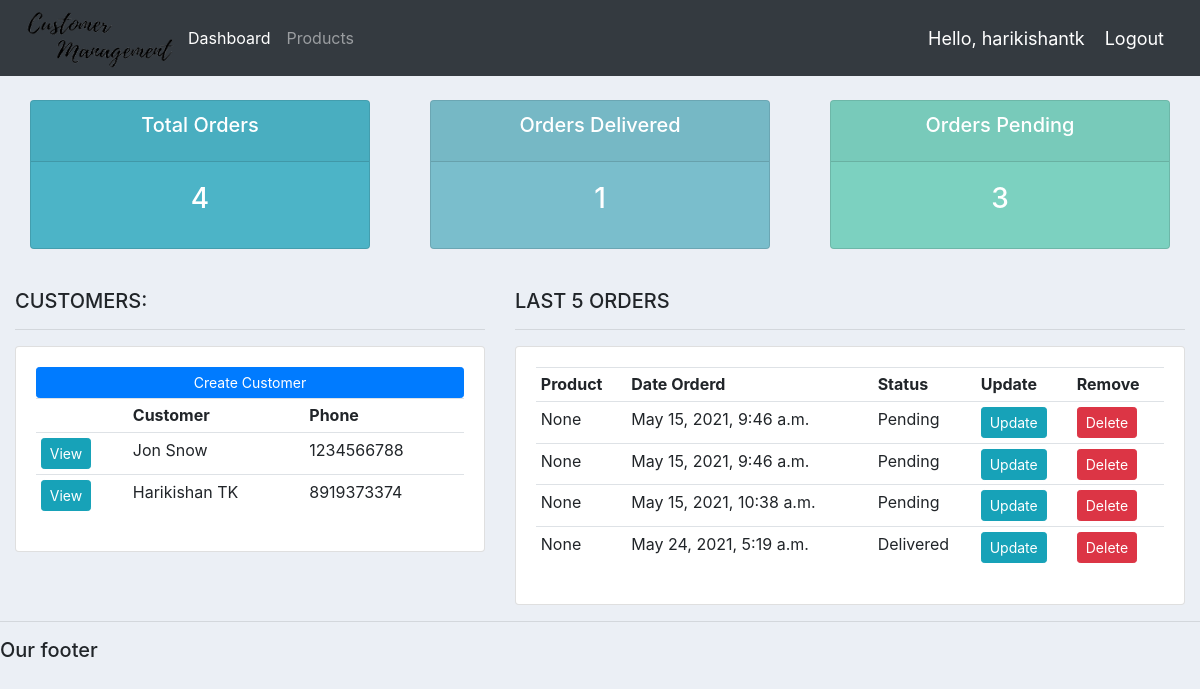
Page / (signed in) on the earlier database version.
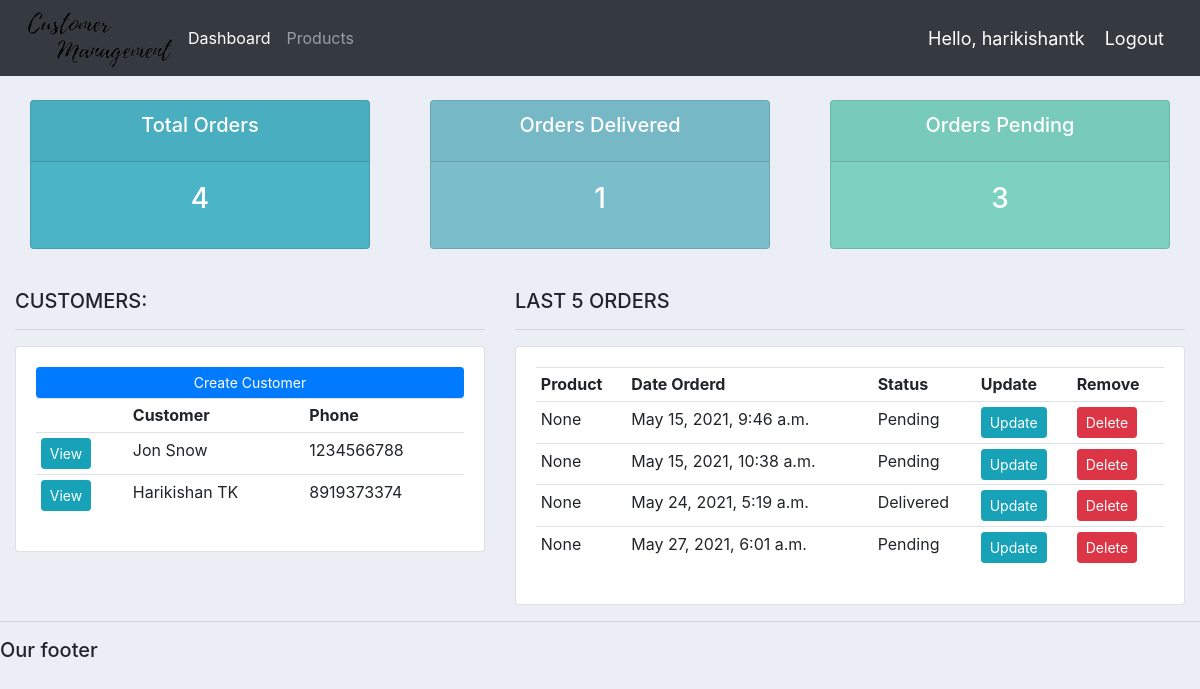
Same page on the later database version.
### accounts/models.py (models this page shows, shortened)
class Customer(models.Model):
	name = models.CharField(max_length=200, null=True)
	phone = models.CharField(max_length=200, null=True)
	email = models.CharField(max_length=200, null=True)
	date_created = models.DateTimeField(auto_now_add=True, null=True)

class Order(models.Model):
	STATUS = (
			('Pending', 'Pending'),
			('Out for delivery', 'Out for delivery'),
			('Delivered', 'Delivered'),
			)
	customer = models.ForeignKey(Customer, null=True, on_delete= models.SET_NULL)
	product = models.ForeignKey(Product, null=True, on_delete= models.SET_NULL)
	date_created = models.DateTimeField(auto_now_add=True, null=True)
	status = models.CharField(max_length=200, null=True, choices=STATUS)
	note = models.CharField(max_length=1000, null=True)

### accounts/views.py (the view)
# urls.py: path('', views.home, name="home"),
@login_required(login_url='login')
def home(request):
	orders = Order.objects.all()
	customers = Customer.objects.all()
	total_customers = customers.count()
	total_orders = orders.count()
	delivered = orders.filter(status='Delivered').count()
	pending = orders.filter(status='Pending').count()
	context = {'orders':orders, 'customers':customers,
	'total_orders':total_orders,'delivered':delivered,
	'pending':pending }
	return render(request, 'accounts/dashboard.html', context)

### accounts/templates/accounts/dashboard.html
{%  extends 'accounts/main.html' %}
{% block content %}
{%  include 'accounts/status.html' %}
<br>
<div class="row">
	<div class="col-md-5">
		<h5>CUSTOMERS:</h5>
		<hr>
		<div class="card card-body">
			<a class="btn btn-primary  btn-sm btn-block" href="">Create Customer</a>
			<table class="table table-sm">
				<tr>
					<th></th>
					<th>Customer</th>
					<th>Phone</th>
				</tr>
				{% for customer in customers %}
					<tr>
						<td><a class="btn btn-sm btn-info" href="{% url 'customer' customer.id %}">View</a></td>
						<td>{{customer.name}}</td>
						<td>{{customer.phone}}</td>
					</tr>
				{% endfor %}
			</table>
		</div>
	</div>
	<div class="col-md-7">
		<h5>LAST 5 ORDERS</h5>
		<hr>
		<div class="card card-body">
			<table class="table table-sm">
				<tr>
					<th>Product</th>
					<th>Date Orderd</th>
					<th>Status</th>
					<th>Update</th>
					<th>Remove</th>
				</tr>
				{% for order in orders %}
					<tr>
						<td>{{order.product}}</td>
						<td>{{order.date_created}}</td>
						<td>{{order.status}}</td>
						<td><a class="btn btn-sm btn-info" href="{% url 'update_order' order.id %}">Update</a></td>
						<td><a class="btn btn-sm btn-danger" href="{% url 'delete_order' order.id %}">Delete</a></td>
					</tr>
				{% endfor %}
			</table>
		</div>
	</div>
</div>
{% endblock %}

Differences in the rows shown:
removed Order: product "None", date_created "May 15, 2021, 9:46 a.m.", status "Pending"
added Order: product "None", date_created "May 27, 2021, 6:01 a.m.", status "Pending"
